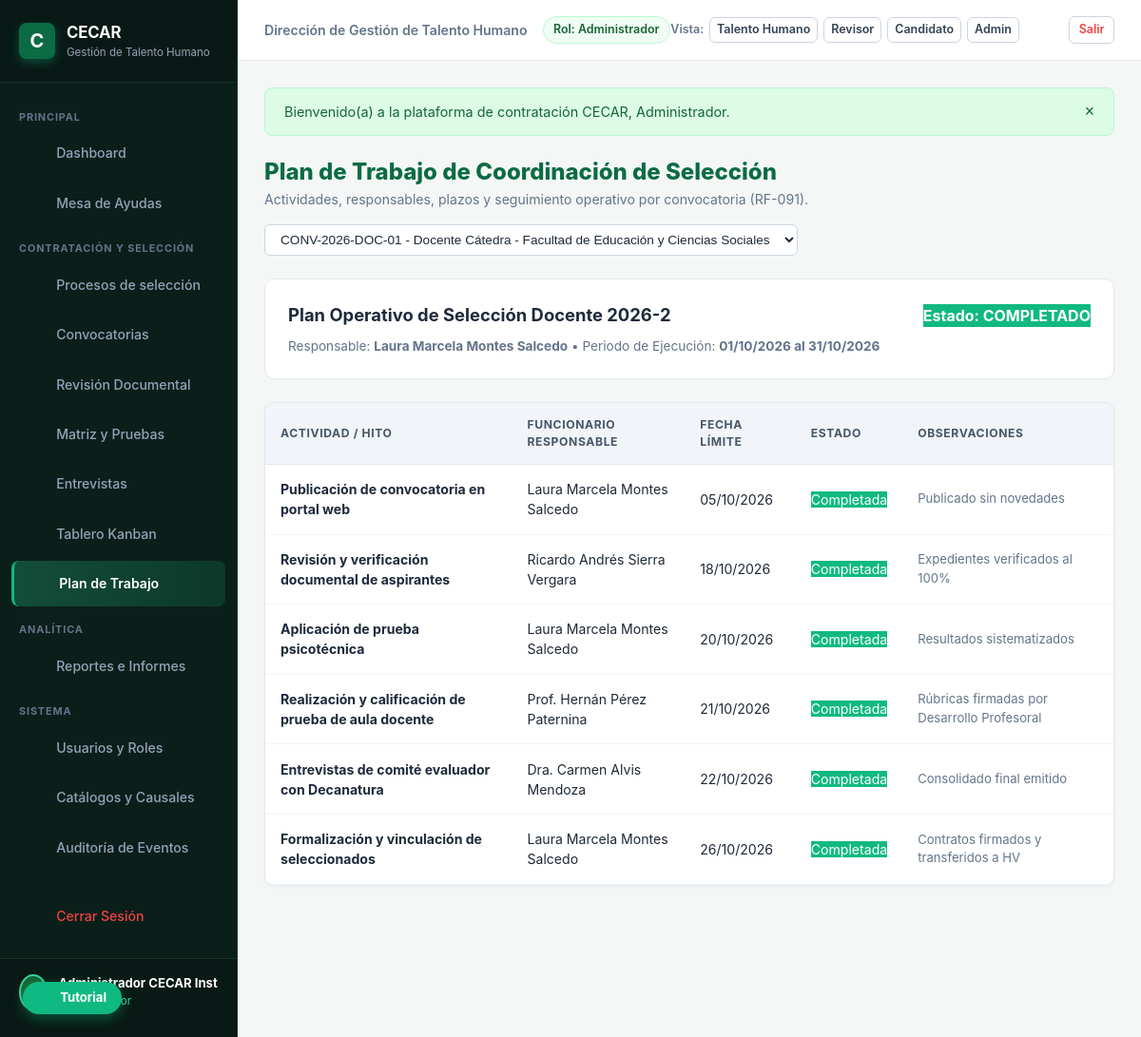
Page /index.php?c=PlanTrabajo&a=index (signed in) on the committed database.
### tables this page shows
CREATE TABLE planes_trabajo (
    id INTEGER PRIMARY KEY AUTOINCREMENT,
    convocatoria_id INTEGER NOT NULL,
    titulo VARCHAR(150) NOT NULL,
    responsable_id INTEGER NOT NULL,
    estado VARCHAR(30) NOT NULL DEFAULT 'en_curso', -- planificado, en_curso, completado
    fecha_inicio DATE NOT NULL,
    fecha_fin DATE NOT NULL,
    FOREIGN KEY (convocatoria_id) REFERENCES convocatorias(id) ON DELETE CASCADE,
    FOREIGN KEY (responsable_id) REFERENCES usuarios(id)
);

CREATE TABLE usuarios (
    id INTEGER PRIMARY KEY AUTOINCREMENT,
    nombres VARCHAR(100) NOT NULL,
    apellidos VARCHAR(100) NOT NULL,
    tipo_documento VARCHAR(10) NOT NULL DEFAULT 'CC',
    numero_documento VARCHAR(30) NOT NULL UNIQUE,
    correo VARCHAR(150) NOT NULL UNIQUE,
    telefono VARCHAR(30),
    ciudad VARCHAR(100) DEFAULT 'Sincelejo',
    direccion VARCHAR(200),
    password_hash VARCHAR(255) NOT NULL,
    rol VARCHAR(30) NOT NULL DEFAULT 'candidato',
    dependencia_id INTEGER,
    cargo_interno VARCHAR(150),
    activo INTEGER NOT NULL DEFAULT 1,
    ultimo_acceso DATETIME,
    fecha_creacion DATETIME NOT NULL DEFAULT CURRENT_TIMESTAMP,
    FOREIGN KEY (rol) REFERENCES roles(id),
    FOREIGN KEY (dependencia_id) REFERENCES dependencias(id)
);

CREATE TABLE actividades_plan (
    id INTEGER PRIMARY KEY AUTOINCREMENT,
    plan_id INTEGER NOT NULL,
    actividad VARCHAR(200) NOT NULL,
    responsable_id INTEGER NOT NULL,
    fecha_limite DATE NOT NULL,
    estado VARCHAR(30) NOT NULL DEFAULT 'pendiente', -- pendiente, en_progreso, completada
    observaciones TEXT,
    FOREIGN KEY (plan_id) REFERENCES planes_trabajo(id) ON DELETE CASCADE,
    FOREIGN KEY (responsable_id) REFERENCES usuarios(id)
);

### app/Controllers/PlanTrabajoController.php (called while the page is built, shortened)
<?php
class PlanTrabajoController {
    public function index(Request $request): void {
        $convocatoriaId = (int)$request->get('convocatoria_id', 1);
        $planes = PlanTrabajo::listarPorConvocatoria($convocatoriaId);
        $convocatorias = Convocatoria::getAll();
        $actividades = [];
        if (!empty($planes[0]['id'])) {
            $actividades = PlanTrabajo::getActividades($planes[0]['id']);
        }
        View::render('plan_trabajo.index', [
            'planes' => $planes,
            'actividades' => $actividades,
            'convocatorias' => $convocatorias,
            'convocatoriaId' => $convocatoriaId
        ], 'main');
    }
}

### app/Core/Router.php (called while the page is built, shortened)
<?php
class Router {
    public static function dispatch(): void {
        $request = new Request();
        $actionName = $request->get('a');
        $controller = new $controllerClass();
        $controller->$actionName($request);
    }
}

### public/index.php (called while the page is built, shortened)
<?php
spl_autoload_register(function ($class) {
    $prefix = 'App\\';
    $baseDir = ROOT_PATH . '/app/';
    $len = strlen($prefix);
    $relativeClass = substr($class, $len);
    $file = $baseDir . str_replace('\\', '/', $relativeClass) . '.php';
});
try {
    \App\Core\Router::dispatch();
} catch (\Throwable $e) {
    error_log("Error en la ejecución de la aplicación: " . $e->getMessage() . " en " . $e->getFile() . ":" . $e->getLine());
    http_response_code(500);
    if (APP_ENV === 'development') {
        echo "<div style='font-family: sans-serif; padding: 2rem; background: #fee2e2; border: 1px solid #ef4444; border-radius: 8px; margin: 2rem auto; max-width: 800px;'>";
        echo "<h2 style='color: #991b1b;'>Error 500 en la Aplicación</h2>";
        echo "<p><strong>Mensaje:</strong> " . htmlspecialchars($e->getMessage()) . "</p>";
        echo "<p><strong>Archivo:</strong> " . htmlspecialchars($e->getFile()) . " (Línea: " . $e->getLine() . ")</p>";
        echo "<pre style='background: #fff; padding: 1rem; border-radius: 6px; overflow: auto;'>" . htmlspecialchars($e->getTraceAsString()) . "</pre>";
        echo "</div>";
    } else {
        echo "<div style='font-family: sans-serif; padding: 3rem; text-align: center;'>";
        echo "<h2>Error Inesperado</h2><p>Ocurrió un error en el servidor. Por favor comuníquese con Mesa de Ayuda CECAR.</p>";
        echo "</div>";
    }
}

### app/Models/Convocatoria.php (called while the page is built, shortened)
<?php
class Convocatoria {
    public static function getAll(array $filtros = []): array {
        $pdo = Database::getConnection();
        $sql = "
            SELECT c.*, d.nombre as dependencia_nombre,
                   (SELECT COUNT(*) FROM postulaciones p WHERE p.convocatoria_id = c.id) as total_postulados
            FROM convocatorias c
            LEFT JOIN dependencias d ON c.dependencia_id = d.id
            WHERE 1=1
        ";
        $params = [];
        $sql .= " ORDER BY c.fecha_creacion DESC";
        $stmt = $pdo->prepare($sql);
        $stmt->execute($params);
        return $stmt->fetchAll();
    }
}

### app/Models/PlanTrabajo.php (called while the page is built, shortened)
<?php
class PlanTrabajo {
    public static function listarPorConvocatoria(?int $convocatoriaId = null): array {
        $pdo = Database::getConnection();
        $sql = "
            SELECT p.*, c.cargo, c.codigo as convocatoria_codigo, u.nombres, u.apellidos
            FROM planes_trabajo p
            JOIN convocatorias c ON p.convocatoria_id = c.id
            JOIN usuarios u ON p.responsable_id = u.id
        ";
        $params = [];
        if ($convocatoriaId !== null) {
            $sql .= " WHERE p.convocatoria_id = :cid";
            $params[':cid'] = $convocatoriaId;
        }
        $sql .= " ORDER BY p.fecha_inicio DESC";
        $stmt = $pdo->prepare($sql);
        $stmt->execute($params);
        return $stmt->fetchAll();
    }
    public static function getActividades(int $planId): array {
        $pdo = Database::getConnection();
        $stmt = $pdo->prepare("
            SELECT a.*, u.nombres, u.apellidos
            FROM actividades_plan a
            JOIN usuarios u ON a.responsable_id = u.id
            WHERE a.plan_id = :plan_id
            ORDER BY a.fecha_limite ASC
        ");
        $stmt->execute([':plan_id' => $planId]);
        return $stmt->fetchAll();
    }
}

### app/Helpers/FormatHelper.php (called while the page is built, shortened)
<?php
class FormatHelper {
    public static function fecha(?string $datetime, string $format = 'd/m/Y H:i'): string {
        $time = strtotime($datetime);
        return date($format, $time);
    }
    public static function fechaCorta(?string $datetime): string {
        return self::fecha($datetime, 'd/m/Y');
    }
}

### views/plan_trabajo/index.php (the view, shortened to what this page needs)
<div style="margin-bottom: 1.5rem; display: flex; justify-content: space-between; align-items: center; flex-wrap: wrap; gap: 1rem;">
    <div>
        <h1 style="color: #0b6b44; font-size: 1.5rem; font-weight: 800;">
            Plan de Trabajo de Coordinación de Selección
        </h1>
        <p style="color: #64748b; font-size: 0.88rem;">
            Actividades, responsables, plazos y seguimiento operativo por convocatoria (RF-091).
        </p>
    </div>
    <form action="<?= BASE_URL ?>/index.php" method="GET">
        <select name="convocatoria_id" class="filter-control" onchange="this.form.submit()">
            <?php foreach ($convocatorias as $c): ?>
                <option value="<?= $c['id'] ?>" <?= ($convocatoriaId == $c['id']) ? 'selected' : '' ?>>
                    <?= htmlspecialchars($c['codigo'] . ' - ' . $c['cargo'], ENT_QUOTES, 'UTF-8') ?>
                </option>
            <?php endforeach; ?>
        </select>
    </form>
</div>
<?php if (!empty($planes)): ?>
    <?php $plan = $planes[0]; ?>
    <div style="background: #ffffff; border: 1px solid var(--border-color); border-radius: 10px; padding: 1.5rem; margin-bottom: 1.5rem;">
        <div style="display: flex; justify-content: space-between; align-items: center; margin-bottom: 0.5rem;">
            <h3 style="font-size: 1.15rem; font-weight: 700; color: #1e293b;">
                <?= htmlspecialchars($plan['titulo'], ENT_QUOTES, 'UTF-8') ?>
            </h3>
            <span class="badge" style="background: #10b981; color: #fff; font-weight: 700;">
                Estado: <?= strtoupper($plan['estado']) ?>
            </span>
        </div>
        <p style="color: #64748b; font-size: 0.85rem;">
            Responsable: <strong><?= htmlspecialchars($plan['nombres'] . ' ' . $plan['apellidos'], ENT_QUOTES, 'UTF-8') ?></strong> &bull;
            Periodo de Ejecución: <strong><?= FormatHelper::fechaCorta($plan['fecha_inicio']) ?> al <?= FormatHelper::fechaCorta($plan['fecha_fin']) ?></strong>
        </p>
    </div>
    <div class="table-responsive">
        <table class="cecar-table">
            <thead>
                <tr>
                    <th>Actividad / Hito</th>
                    <th>Funcionario Responsable</th>
                    <th>Fecha Límite</th>
                    <th>Estado</th>
                    <th>Observaciones</th>
                </tr>
            </thead>
            <tbody>
                <?php if (empty($actividades)): ?>
                    <tr><td colspan="5" style="text-align: center; color: #94a3b8; padding: 2rem;">No hay actividades registradas en este plan.</td></tr>
                <?php else: ?>
                    <?php foreach ($actividades as $act): ?>
                        <tr>
                            <td><strong style="color: #1e293b;"><?= htmlspecialchars($act['actividad'], ENT_QUOTES, 'UTF-8') ?></strong></td>
                            <td><?= htmlspecialchars($act['nombres'] . ' ' . $act['apellidos'], ENT_QUOTES, 'UTF-8') ?></td>
                            <td><?= FormatHelper::fechaCorta($act['fecha_limite']) ?></td>
                            <td>
                                <span class="badge" style="background: <?= ($act['estado'] === 'completada') ? '#10b981' : '#f59e0b' ?>; color: #fff;">
                                    <?= ucfirst($act['estado']) ?>
                                </span>
                            </td>
                            <td style="color: #64748b; font-size: 0.82rem;"><?= htmlspecialchars($act['observaciones'] ?? '—', ENT_QUOTES, 'UTF-8') ?></td>
                        </tr>
                    <?php endforeach; ?>
                <?php endif; ?>
            </tbody>
        </table>
    </div>
<?php else: ?>
    <div style="background: #ffffff; border: 1px solid var(--border-color); border-radius: 10px; padding: 3rem; text-align: center;">
        <p style="color: #64748b;">No hay plan de trabajo activo registrado para esta convocatoria.</p>
    </div>
<?php endif; ?>

### public/css/theme.css (style rules this page uses)
:root { --cecar-primary: #0b6b44; --cecar-primary-dark: #085234; --cecar-primary-light: #10b981; --cecar-primary-gradient: linear-gradient(135deg, #126338 0%, #0a4425 100%); --cecar-banner-gradient: linear-gradient(90deg, #1b7340 0%, #0f4b27 100%); --dark-bg: #071310; --dark-card: #0d211c; --dark-card-border: #16362e; --text-main: #1f2937; --text-muted: #64748b; --bg-app: #f4f7f6; --bg-card: #ffffff; --border-color: #e2e8f0; --success: #10b981; --warning: #f59e0b; --danger: #ef4444; --info: #3b82f6; --font-family: -apple-system, BlinkMacSystemFont, "Segoe UI", Roboto, Helvetica, Arial, sans-serif; }
* { box-sizing: border-box; margin: 0; padding: 0; }
body { font-family: var(--font-family); background-color: var(--bg-app); color: var(--text-main); line-height: 1.5; min-height: 100vh; }
.filter-control { background: #ffffff; border: 1px solid #cbd5e1; border-radius: 6px; padding: 0.45rem 0.75rem; font-size: 0.85rem; color: var(--text-main); outline: none; transition: border-color 0.15s ease; min-width: 150px; }
.table-responsive { background: #ffffff; border: 1px solid var(--border-color); border-radius: 10px; overflow-x: auto; box-shadow: 0 1px 4px rgba(0,0,0,0.03); }
.cecar-table { width: 100%; border-collapse: collapse; text-align: left; font-size: 0.88rem; }
.cecar-table th { background: #f1f5f9; color: #475569; font-weight: 700; font-size: 0.76rem; text-transform: uppercase; letter-spacing: 0.05em; padding: 0.85rem 1rem; border-bottom: 1px solid var(--border-color); }
.cecar-table td { padding: 0.95rem 1rem; border-bottom: 1px solid #f1f5f9; vertical-align: middle; }

### rows in the picture
planes_trabajo: titulo "Plan Operativo de Selección Docente 2026-2", estado "COMPLETADO", responsable.apellidos "Laura Marcela Montes Salcedo", fecha_inicio "01/10/2026", fecha_fin "31/10/2026"
actividades_plan: actividad "Publicación de convocatoria en portal web", responsable.apellidos "Laura Marcela Montes Salcedo", fecha_limite "05/10/2026", estado "Completada", observaciones "Publicado sin novedades"
actividades_plan: actividad "Revisión y verificación documental de aspirantes", responsable.apellidos "Ricardo Andrés Sierra Vergara", fecha_limite "18/10/2026", estado "Completada", observaciones "Expedientes verificados al 100%"
actividades_plan: actividad "Aplicación de prueba psicotécnica", responsable.apellidos "Laura Marcela Montes Salcedo", fecha_limite "20/10/2026", estado "Completada", observaciones "Resultados sistematizados"
actividades_plan: actividad "Realización y calificación de prueba de aula docente", responsable.apellidos "Prof. Hernán Pérez Paternina", fecha_limite "21/10/2026", estado "Completada", observaciones "Rúbricas firmadas por Desarrollo Profesoral"
actividades_plan: actividad "Entrevistas de comité evaluador con Decanatura", responsable.apellidos "Dra. Carmen Alvis Mendoza", fecha_limite "22/10/2026", estado "Completada", observaciones "Consolidado final emitido"
actividades_plan: actividad "Formalización y vinculación de seleccionados", responsable.apellidos "Laura Marcela Montes Salcedo", fecha_limite "26/10/2026", estado "Completada", observaciones "Contratos firmados y transferidos a HV"

### other values in the picture
AuthHelper::getDependenciaNombre() "Dirección de Gestión de Talento Humano"
AuthHelper::getRolNombre() "Administrador"
$f['mensaje'] "Bienvenido(a) a la plataforma de contratación CECAR, Administrador."
form field convocatoria_id "CONV-2026-DOC-01 - Docente Cátedra - Facultad de Educación y Ciencias Sociales"
